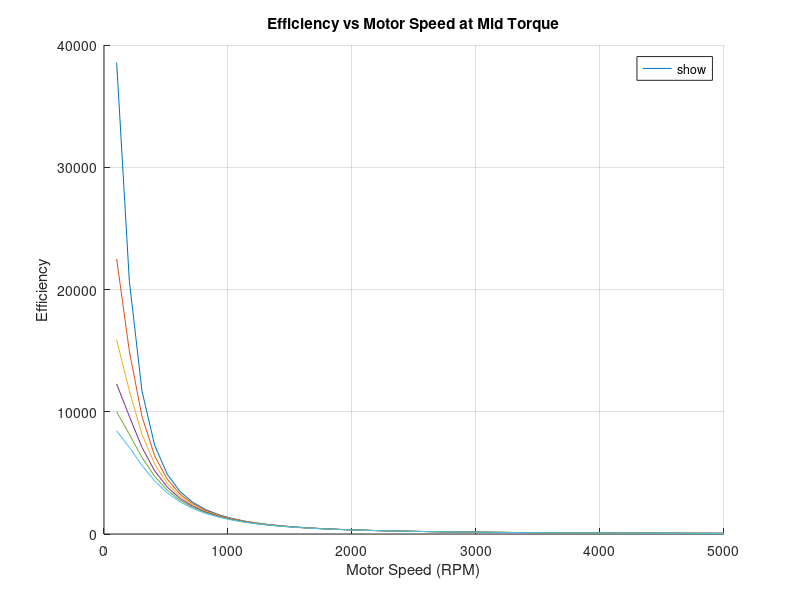

Recreate this plot in MATLAB.
clear all
close all

% Sample Values (Update with real motor model)
motor_speed = linspace(0, 5000, 50); % RPM
motor_torque = linspace(0, 300, 50); % Nm
[SpeedGrid, TorqueGrid] = meshgrid(motor_speed, motor_torque);
EfficiencyGrid = 0.9 - 0.1 * (TorqueGrid / max(motor_torque)) .* (SpeedGrid / max(motor_speed)); % (Update with motor efficiency values)

% % Plot efficiency map
% figure;
% contourf(SpeedGrid, TorqueGrid, EfficiencyGrid, 100);
% colorbar;
% xlabel('Motor Speed (RPM)');
% ylabel('Torque (Nm)');
% title('Electric Motor Efficiency Map');

% Define vehicle parameters
C_d = 0.15; % Drag coefficient
A = 0.95; % Frontal area (m²)
rho = 1.16; % Air density (kg/m³)
m_vehicle = 135; % Vehicle mass (kg)
C_rr = 0.0018; % Rolling resistance coefficient
g = 9.81; % Gravitational constant (m/s²)
D_wheel = 2 * 0.203; % Wheel diameter (m)
R_f = 4.0; % Final drive ratio

% Gear ratios (internal gear ratios for Rohloff SPEEDHUB 500/14)
% gear_ratios = [0.279, 0.316, 0.360, 0.409, 0.464, 0.528, 0.600, 0.682, ...
%                 0.774, 0.881, 1.000, 1.135, 1.292, 1.467]; 

gear_ratios= [.25, .5, .75, 1, 1.25, 1.5]; % (Update)

% Initialize efficiency map for each gear
efficiency_per_gear = zeros(length(motor_speed), length(motor_torque), length(gear_ratios));

% power consumption and efficiency for each combination of motor speed and torque
for g = 1:length(gear_ratios)
    for i = 1:length(motor_speed)
        for j = 1:length(motor_torque)
            
            P_motor_in = motor_speed(i) * motor_torque(j); % Power input to motor (W)
            
            omega_motor_rad_s = motor_speed(i) * 2 * pi / 60; % Convert RPM to rad/s
            v_vehicle = omega_motor_rad_s * D_wheel / R_f; % Vehicle speed in m/s

            % Opposing Forces assuming constant velocity
            F_roll = C_rr * m_vehicle * g; % Rolling resistance force (N)
            P_roll = F_roll * v_vehicle; % Power to overcome rolling resistance (W)
            F_aero = 0.5 * C_d * A * rho * v_vehicle^2; % Aerodynamic drag force (N)
            P_aero = F_aero * v_vehicle; % Power to overcome drag (W)
            P_total = P_roll + P_aero;

            % Calculate efficiency
            efficiency = 0.95 - 0.1 * (motor_torque(j) / max(motor_torque)) * (motor_speed(i) / max(motor_speed)); %(UPDATE)

            % Store the efficiency for the current gear
            efficiency_per_gear(i, j, g) = efficiency * (P_motor_in / P_total); % Adjusting by total power
        end
    end
end

%Line
figure;
hold on

% Define labels for legend
gear_labels = cell(1, 6);
num_gears = size(efficiency_per_gear, 3);
mid_torque_idx = round(length(motor_torque)/2);

% Plot each gear efficiency in a loop
for gear = 1:num_gears
    plot(motor_speed, efficiency_per_gear(:, mid_torque_idx, gear), 'DisplayName', ['Gear ' num2str(gear)]);
    gear_labels{gear} = ['Gear ' num2str(gear)];
end

xlabel('Motor Speed (RPM)');
ylabel('Efficiency');
title('Efficiency vs Motor Speed at Mid Torque');
legend('show', 'Location', 'best');
grid on; % Adds grid lines for better readability
hold off



% Plot Efficiency for each gear Contour
% figure;
% hold on;
% for g = 1:length(gear_ratios)
%     contourf(SpeedGrid, TorqueGrid, efficiency_per_gear(:,:,g), 100, 'DisplayName', sprintf('Gear %d', g));
% end
% hold off;
% 
% colorbar;
% xlabel('Motor Speed (RPM)');
% ylabel('Motor Torque (Nm)');
% title('Efficiency Map for Each Gear');
% legend('show');


%Surface
% figure;
% surf(SpeedGrid, TorqueGrid, efficiency_per_gear(:,:,1)); % Surface plot for Gear 1
% xlabel('Motor Speed (RPM)');
% ylabel('Motor Torque (Nm)');
% zlabel('Efficiency');
% title('Surface Plot of Gear 1 Efficiency');
% 
% HeatMap
% figure;
% imagesc(SpeedGrid(1,:), TorqueGrid(:,1), efficiency_per_gear(:,:,1));
% colorbar;
% xlabel('Motor Speed (RPM)');
% ylabel('Motor Torque (Nm)');
% title('Heatmap of Gear 1 Efficiency');


% %Scatter
% figure;
% scatter3(SpeedGrid(:), TorqueGrid(:), efficiency_per_gear(:,:,1)(:), 20, efficiency_per_gear(:,:,1)(:), 'filled');
% colorbar;
% xlabel('Motor Speed (RPM)');
% ylabel('Motor Torque (Nm)');
% zlabel('Efficiency');
% title('3D Scatter Plot of Gear 1 Efficiency');



